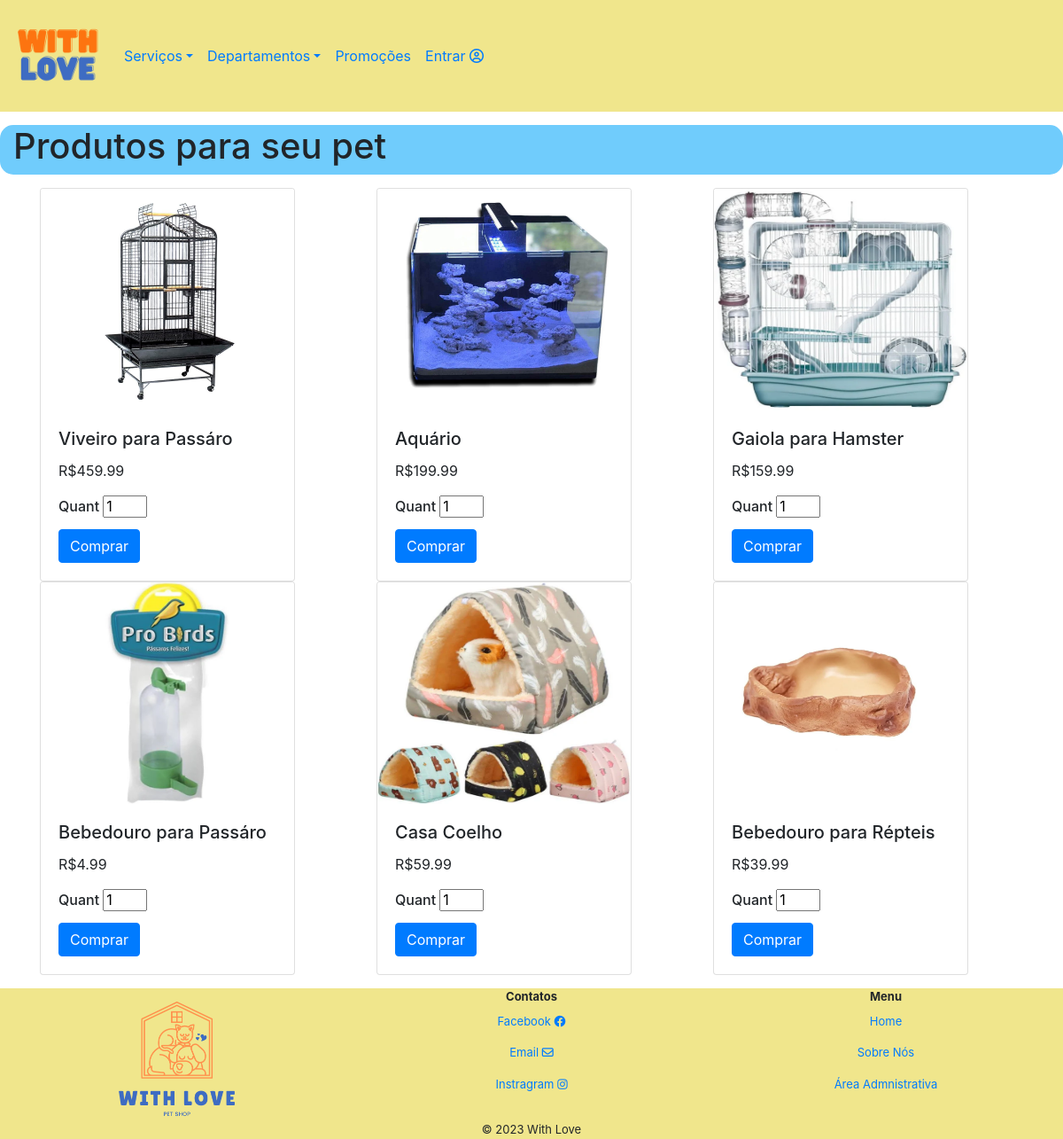
Screenshot of /dppets.php with the database file from the repository.
### tables this page shows
CREATE TABLE `produto` (
  `codproduto` INTEGER PRIMARY KEY auto_increment,
  `nome` varchar(100) NOT NULL,
  `marca` varchar(35) NOT NULL,
  `quantidade` int(250) NOT NULL,
  `preco` double NOT NULL,
  `idcategoria` int(11) NOT NULL,
  `foto` varchar(255) NOT NULL,
  FOREIGN KEY (idcategoria) REFERENCES categoria (idcategoria));

### dppets.php (the view, shortened to what this page needs)
<?php
    require_once 'head.php';
    require_once 'menu.php';
    require_once 'conexao.php';
    $sql = "SELECT * FROM `produto` WHERE `idcategoria` = '4';";
    $resultado = $conn->prepare($sql);
    $resultado -> execute();
    if(($resultado) and ($resultado->rowCount()!=0)){
?>
<div class="container-fluid titulopets">
    <div class="row">
        <div class="col-md-12">
            <h1>Produtos para seu pet</h1>
        </div>
    </div>
</div>
<div class="container pets">
    <div class="row">
    <?php
        while ($linha = $resultado->fetch(PDO::FETCH_ASSOC)) {
            extract($linha);
    ?>
        <div class="col-md-4">
        <div class="card" style="width: 18rem;">
            <img src="<?php echo $foto; ?>" class="card-img-top" alt="Imagem de capa do card">
            <div class="card-body">
                <h5 class="card-title"><?php echo $nome; ?></h5>
                <p class="card-text">R$<?php echo $preco; ?></p>
                <form action="carrinho.php" method="post">
                    <h6><label>Quant</label>
                    <input type="number" name="quantcomprada" value="1" style=width:50px;></h6>
                <input type="submit" class="btn btn-primary" value="Comprar">
                </form>
            </div>
        </div>
        </div>
        <?php
        }
    }
    ?>
    </div>
</div>
<?php
    require_once 'footer.php';
?>

### paginas.css (style rules this page uses)
.titulobt, .titulofarm, .tituloprom, .titulodog, .titulocat, .titulopets, .titulosobre { background-color: #70ccfc; border-radius: 15px; margin-right: 10px; margin-top: 15px; margin-bottom: 15px; }
.bt img, .farm img, .prom img, .dog img, .cat img, .pets img, .sobrenos img { height:250px; width: auto; }
.farm, .prom, .dog, .cat, .pets, .admc, .clic { margin-top: 15px; margin-bottom: 15px; }

### rows the page displays
produto: foto (picture), nome "Viveiro para Passáro", preco "459.99"
produto: foto (picture), nome "Aquário", preco "199.99"
produto: foto (picture), nome "Gaiola para Hamster", preco "159.99"
produto: foto (picture), nome "Bebedouro para Passáro", preco "4.99"
produto: foto (picture), nome "Casa Coelho", preco "59.99"
produto: foto (picture), nome "Bebedouro para Répteis", preco "39.99"
